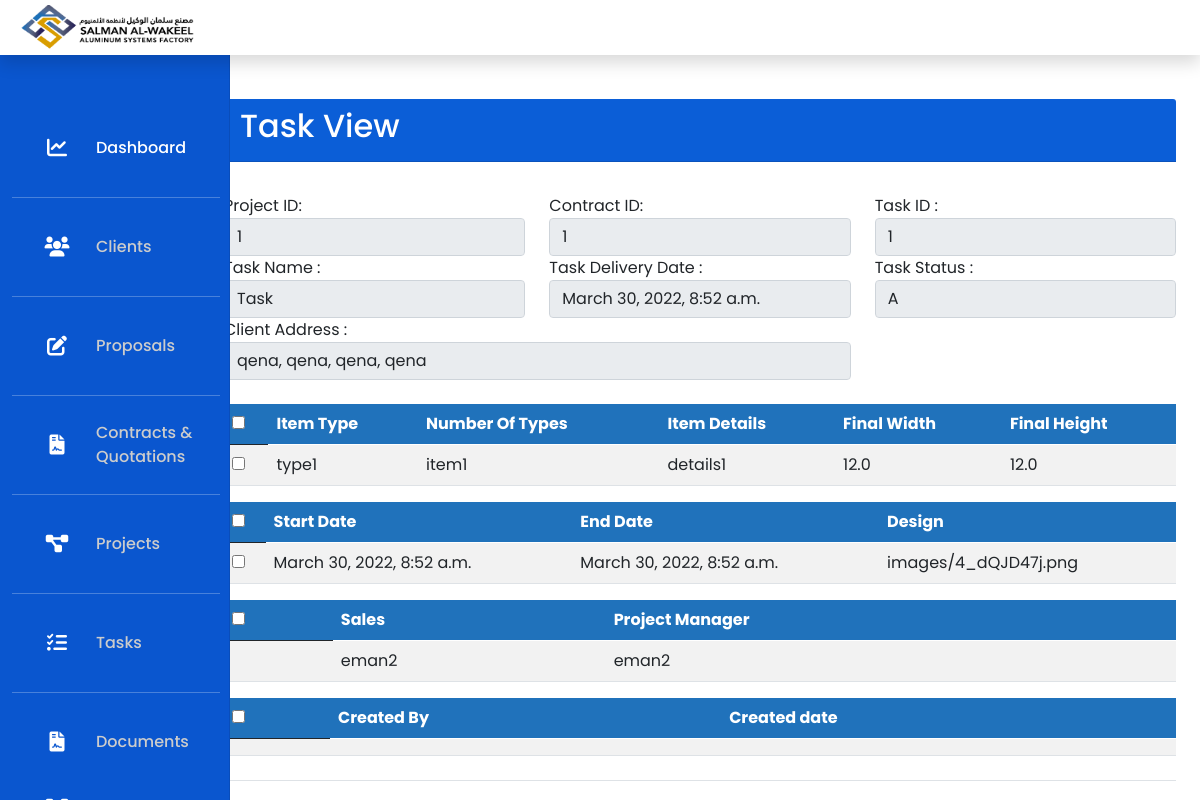
Screenshot of /en/task/view/1/ (signed in) with the database file from the repository.
### factory/models.py (models this page shows, shortened)
class Task(models.Model):
    TASK_STATUS = (
        ('A', 'A'),
        ('B', 'B'),
    )
    task_id = models.CharField(max_length=255, null=True, blank=True)
    project = models.ForeignKey(Project, on_delete=models.SET_NULL, null=True, blank=True, related_name='task_project')
    sales_id = models.ForeignKey(User, on_delete=models.SET_NULL, null=True, blank=True,
                                 related_name='task_sales_employee')
    project_manager_id = models.ForeignKey(User, on_delete=models.SET_NULL, null=True, blank=True,
                                           related_name='task_pj_manager_employee')
    task_name = models.CharField(max_length=255, null=True, blank=True)
    item_type = models.CharField(max_length=255, null=True, blank=True)
    no_items = models.CharField(max_length=255, null=True, blank=True)
    item_details = models.CharField(max_length=255, null=True, blank=True)
    fn_width = models.FloatField(null=True, blank=True)
    fn_height = models.FloatField(null=True, blank=True)
    task_delivery_date = models.DateTimeField(auto_now_add=False, null=True, blank=True)
    task_status = models.CharField(max_length=255, choices=TASK_STATUS, null=True, blank=True)
    start_date = models.DateTimeField(auto_now_add=True, null=True, blank=True)
    end_date = models.DateTimeField(auto_now_add=False, null=True, blank=True)
    img = models.ImageField(upload_to="images/", null=True, blank=True)
    created_by = models.ForeignKey(User, on_delete=models.DO_NOTHING, related_name='create_task', null=True,
                                   blank=True)
    created_date = models.DateTimeField(auto_now_add=False, null=True, blank=True)

class Project(models.Model):
    PROJECT_STATUS = (
        ('A', 'A'),
        ('B', 'B'),
    )
    project_id = models.CharField(max_length=255, null=True, blank=True)
    contract = models.ForeignKey(Contract, on_delete=models.CASCADE, related_name='contract_project', null=True,blank=True)
    project_name = models.CharField(max_length=255, null=True, blank=True)
    project_status = models.CharField(
        max_length=255, choices=PROJECT_STATUS, null=True, blank=True)
    start_date = models.DateTimeField(auto_now_add=True, null=True, blank=True)
    end_date = models.DateTimeField(auto_now_add=False, null=True, blank=True)
    project_plan_delivery_date = models.DateTimeField(auto_now_add=False, null=True, blank=True)
    project_delivery_date = models.DateTimeField(auto_now_add=False, null=True, blank=True)
    contract_start_date = models.DateTimeField(auto_now_add=False, null=True, blank=True)
    contract_delivery_date = models.DateTimeField(auto_now_add=False, null=True, blank=True)
    sales = models.ForeignKey(User, on_delete=models.SET_NULL, null=True, blank=True,
                              related_name='employee_sales')
    project_manager = models.ForeignKey(User, on_delete=models.SET_NULL, null=True, blank=True,
                                        related_name='pj_manager_employee')
    item_type = models.CharField(max_length=255, null=True, blank=True)
    no_items = models.CharField(max_length=255, null=True, blank=True)
    item_details = models.CharField(max_length=255, null=True, blank=True)
    fn_width = models.FloatField(null=True, blank=True)
    fn_height = models.FloatField(null=True, blank=True)
    img = models.ImageField(upload_to="images/", null=True, blank=True)
    created_by = models.ForeignKey(User, on_delete=models.DO_NOTHING, related_name='create_project', null=True,
                                   blank=True)
    created_date = models.DateTimeField(auto_now_add=False, null=True, blank=True)
    updated_by = models.ForeignKey(User, on_delete=models.DO_NOTHING, related_name='update_project', null=True,
                                   blank=True)
    updated_date = models.DateTimeField(auto_now_add=False, null=True, blank=True)

class Contract(models.Model):
    CONTRACT_STATUS = (
        ('A', 'A'),
        ('B', 'B'),
    )
    contract_id = models.CharField(max_length=255, null=True, blank=True)
    proposal = models.ForeignKey(Proposal, on_delete=models.CASCADE, related_name='proposal_contract',
                                 null=True, blank=True)
    contract_status = models.CharField(max_length=255, choices=CONTRACT_STATUS, null=True, blank=True)
    item_type = models.CharField(max_length=255, null=True, blank=True)
    no_items = models.CharField(max_length=255, null=True, blank=True)
    item_details = models.CharField(max_length=255, null=True, blank=True)
    fn_width = models.FloatField(null=True, blank=True)
    fn_height = models.FloatField(null=True, blank=True)
    img = models.ImageField(upload_to="images/", null=True, blank=True)
    contract_start_date = models.DateTimeField(auto_now_add=False, null=True, blank=True)
    contract_delivery_date = models.DateTimeField(auto_now_add=False, null=True, blank=True)
    created_by = models.ForeignKey(User, on_delete=models.DO_NOTHING, related_name='create_contract', null=True,
                                   blank=True)
    created_date = models.DateTimeField(auto_now_add=False, null=True, blank=True)
    updated_by = models.ForeignKey(User, on_delete=models.DO_NOTHING, related_name='update_contract', null=True,
                                   blank=True)
    updated_date = models.DateTimeField(auto_now_add=False, null=True, blank=True)

class Proposal(models.Model):
    PROPOSAL_STATUS = (
        ('Delivered', 'Delivered'),
        ('Executed', 'Executed'),
        ('Pricing', 'Pricing')
    )
    proposal_id = models.CharField(max_length=255, null=True, blank=True)
    client = models.ForeignKey(Client, on_delete=models.SET_NULL, null=True, blank=True)
    proposal_status = models.CharField(max_length=255, choices=PROPOSAL_STATUS, null=True, blank=True)
    proposal_date = models.DateTimeField(auto_now_add=True, null=True, blank=True)
    proposal_amount = models.FloatField(null=True, blank=True)
    item_type = models.CharField(max_length=255, null=True, blank=True)
    no_items = models.CharField(max_length=255, null=True, blank=True)
    item_details = models.CharField(max_length=255, null=True, blank=True)
    img = models.ImageField(upload_to="images/", null=True, blank=True)
    es_width = models.FloatField(null=True, blank=True)
    es_height = models.FloatField(null=True, blank=True)
    fn_width = models.FloatField(null=True, blank=True)
    fn_height = models.FloatField(null=True, blank=True)
    created_by = models.ForeignKey(User, on_delete=models.DO_NOTHING, related_name='create_proposal', null=True,
                                   blank=True)
    created_date = models.DateTimeField(auto_now_add=False, null=True, blank=True)
    updated_by = models.ForeignKey(User, on_delete=models.DO_NOTHING, related_name='update_proposal', null=True,
                                   blank=True)
    updated_date = models.DateTimeField(auto_now_add=False, null=True, blank=True)

class Client(models.Model):
    client_name = models.CharField(max_length=200, null=True, blank=True)
    client_personal_id = models.CharField(max_length=30, null=True, blank=True)
    client_home_tel = models.CharField(max_length=15, null=True, blank=True)
    client_office_tel = models.CharField(max_length=15, null=True, blank=True)
    client_mobile = models.CharField(max_length=25, null=True, blank=True)
    client_address = models.CharField(max_length=500, null=True, blank=True)
    client_province = models.CharField(max_length=200, null=True, blank=True)
    client_nghood = models.CharField(max_length=300, null=True, blank=True)
    client_pobox = models.CharField(max_length=300, null=True, blank=True)
    contact_name = models.CharField(max_length=200, null=True, blank=True)
    contact_id = models.CharField(max_length=30, null=True, blank=True)
    contact_mobile = models.CharField(max_length=25, null=True, blank=True)
    created_by = models.ForeignKey(User, on_delete=models.DO_NOTHING, related_name='create_client', null=True,
                                   blank=True)
    updated_by = models.ForeignKey(User, on_delete=models.DO_NOTHING, related_name='update_client', null=True,
                                   blank=True)
    created_date = models.DateTimeField(auto_now_add=False, null=True, blank=True)
    updated_date = models.DateTimeField(auto_now=False, null=True, blank=True)

### factory/decorators.py (the view)
        def wrapper_func(request, *args, **kwargs):
            group = None
            if request.user.groups.exists():
                group = request.user.groups.all()[0].name
            if group in allowed_roles:
                return view_func(request, *args, **kwargs)
            else:
                return HttpResponse('You are not authorized to view this page')

### factory/views.py (called while the page is built)
@login_required(login_url='login')
@allowed_users(allowed_roles=['projectmanager', 'admin'])
def task_view(request, id):
    context = {'task_view': get_object_or_404(Task, pk=id)}
    return render(request, "task/task_view.html", context)

### factory/templates/task/task_view.html (shortened to what this page needs)
{% extends "base.html" %}
{% load crispy_forms_tags %}
{% block content %}
     <main class="col-md-9 ms-sm-auto col-lg-10 px-md-4">
                <div class="d-flex justify-content-between flex-wrap flex-md-nowrap align-items-center pt-3 pb-2 mb-3 border-bottom">
  <div class="col-12">
        <div class="card-header" style="background-color:#0B5ED7">
            <h2 style="color:white">Task View</h2>
        </div>
            <div class="card-body">
            </div>
            <div class="row">
                 <div class="col-md-4">
                    <label>Project ID: </label>
                    <input type="text" class="form-control" value="{{ task_view.project.id }} " readonly>
                </div>
                <div class="col-md-4">
                    <label>Contract ID: </label>
                    <input type="text" class="form-control" value="{{ task_view.project.contract.id }} " readonly>
                </div>
                <div class="col-md-4">
                    <label>Task ID :</label>
                    <input type="text" name="pos" class="form-control" value="{{ task_view.id }}"readonly>
                </div>
                <div class="col-md-4">
                    <label>Task Name :</label>
                    <input type="text" name="pos" class="form-control" value="{{ task_view.task_name }}"readonly>
                </div>
                <div class="col-md-4">
                    <label>Task Delivery Date :</label>
                    <input type="text" name="pos" class="form-control" value="{{ task_view.task_delivery_date }}"readonly>
                </div>
                <div class="col-md-4">
                    <label>Task Status :</label>
                    <input type="text" name="pos" class="form-control" value="{{ task_view.task_status }}"readonly>
                </div>
               <div class="col-md-8">
                    <label>Client Address :</label>
                    <input type="text" name="pos" class="form-control" value="{{ task_view.project.contract.proposal.client.client_address }},
{{ task_view.project.contract.proposal.client.client_province }}, {{ task_view.project.contract.proposal.client.client_nghood }}, {{ task_view.project.contract.proposal.client.client_pobox }}"
                           readonly>
                </div>
            </div>
            <table class="table table-striped">
                <thead style="background-color:#2072bb">
                <tr class="col-10">
                    <th>
                        <input type="checkbox" name="check" id="check">
                    </th>
                    <th scope="col" style="color:white">Item Type</th>
                    <th scope="col" style="color:white">Number Of Types</th>
                    <th scope="col" style="color:white">Item Details</th>
                    <th scope="col" style="color:white">Final Width</th>
                    <th scope="col" style="color:white">Final Height</th>
                </tr>
                </thead>
                <tbody>
                <tr>
                    <td scope="row">
                        <input type="checkbox" name="check" id="check">
                    </td>
                    <td>{{ task_view.item_type }}</td>
                    <td>{{ task_view.no_items }}</td>
                    <td>{{ task_view.item_details }}</td>
                    <td>{{ task_view.fn_width }}</td>
                    <td>{{ task_view.fn_height }}</td>
                </tr>
                </tbody>
            </table>
            <table class="table table-striped">
                <thead style="background-color:#2072bb">
                <tr class="col-10">
                    <th>
                        <input type="checkbox" name="check" id="check">
                    </th>
                    <th scope="col" style="color:white">Start Date</th>
                    <th scope="col" style="color:white">End Date</th>
                    <th scope="col" style="color:white">Design</th>
                </tr>
                </thead>
                <tbody>
                <tr>
                    <td scope="row">
                        <input type="checkbox" name="check" id="check">
                    </td>
                    <td>{{ task_view.start_date }}</td>
                    <td>{{ task_view.end_date }}</td>
                    <td>{{ task_view.img }}</td>
                </tr>
                </tbody>
            </table>
<table class="table table-striped">
                <thead style="background-color:#2072bb">
                <tr class="col-10">
                    <th>
                        <input type="checkbox" name="check" id="check">
                    </th>
                    <th scope="col" style="color:white">Sales</th>
                    <th scope="col" style="color:white">Project Manager</th>
                </tr>
                </thead>
                <tbody>
                <tr>
                    <td scope="row"></td>
                    <td>{{ task_view.sales_id }}</td>
                    <td>{{ task_view.project_manager_id }}</td>
                </tr>
                </tbody>
            </table>
            <table class="table table-striped">
                <thead style="background-color:#2072bb">
                <tr class="col-10">
                    <th>
                        <input type="checkbox" name="check" id="check">
                    </th>
                    <th scope="col" style="color:white">Created By</th>
                    <th scope="col" style="color:white">Created date</th>
                </tr>
                </thead>
                <tbody>
                <tr>
                    <td scope="row"></td>
                    <td>{{ project_view.created_by }}</td>
                    <td>{{ project_view.created_date }}</td>
                </tr>
                </tbody>
            </table>
        </div>
    </div>
</main>
{% endblock %}

### static/css/dashboard.css (style rules this page uses)
body { font-size: .875rem; }

### static/css/style.css (style rules this page uses)
* { margin: 0; padding: 0; box-sizing: border-box; font-family: 'Poppins', sans-serif; }

### rows the page displays
Task: project.id "1", project.contract.id "1", pos "1", pos "Task", pos "March 30, 2022, 8:52 a.m.", pos "A", pos "qena, qena, qena, qena", item_type "type1", no_items "item1", item_details "details1", fn_width "12.0", fn_height "12.0", start_date "March 30, 2022, 8:52 a.m.", end_date "March 30, 2022, 8:52 a.m.", img "images/4_dQJD47j.png", sales_id "eman2", project_manager_id "eman2"
